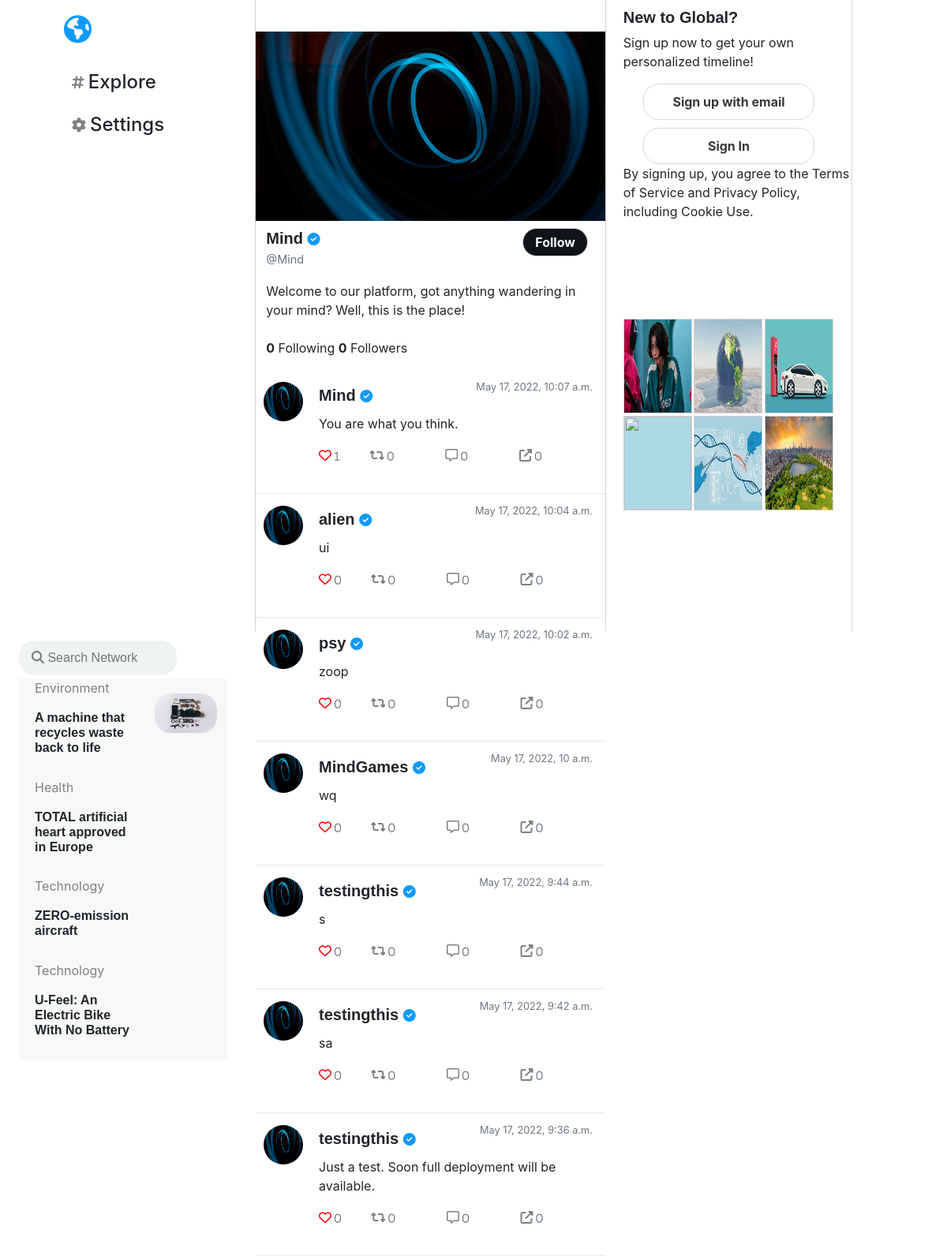
The app's page /welcome2 with its own data.
### network/models.py (models this page shows)
class Post(models.Model):
    user = models.ForeignKey(User, on_delete=models.CASCADE)
    text = models.CharField(max_length=160, default=None)
    post_date = models.DateTimeField(default=datetime.datetime.now)
    def __str__(self):
        return f"{self.user} to {self.text}"

class User(AbstractUser):
    profile_image = models.ImageField(null=True, blank=True, upload_to="images/")
    cover_image = models.ImageField(null=True, blank=True, upload_to="cover/",default="cover/jaguar.jpg")
    bio = models.CharField(max_length=100, blank=True,default='Hello, im new!')

### network/views.py (the view)
# urls.py: path("welcome2", views.welcome2, name="welcome2"),
def welcome2(request):
    posts = Post.objects.order_by('-post_date').all()
    print(f'Post are: {posts}')
    paginator = Paginator(posts, MAX_POSTS_PER_PAGE)
    page_number = request.GET.get('page')
    page_obj = paginator.get_page(page_number)
    for user in posts:
        x = user.user_id
        print(f'Value of x is {x}')
        profile_user = x
    total_following = Follower.objects.filter(follower=profile_user).count()
    total_followers = Follower.objects.filter(following=profile_user).count()
    return render(request, "network/welcome2.html",{
            'total_following': total_following,
            'total_followers': total_followers,
            'posts': page_obj})

### network/templates/network/welcome2.html (shortened to what this page needs)
{% extends "network/layout.html" %}
{% load static %}
{% block body %}
    <div>
        <div class="middleDiv"><img src="{% static 'network/15.jpg' %}"></div>
        <div class="infoDiv">
            <div>
            {% for post in posts %}
                {% if forloop.first %}
            <h5 id="h5" style="width:fit-content;padding-top:10px" class="card-title"><span>{{post.user.username}}</span> <i class="fas fa-check-circle"></i></h5>
            <p class="card-text" style="font-size:large;"><small class="text-muted">@{{post.user.username}}</small></p>
                {% endif %}
            {% endfor %}
        <article>Welcome to our platform, got anything wandering in your mind? Well, this is the place!</article>
        <br>
        <button  onclick="popup()" class="followBtn">Follow</button>
        <p><strong>{{total_following}}</strong> Following <strong>{{total_followers}}</strong> Followers</p>
            </div>
    </div>
    <div class="tweets">
        <div id="posts">
            {% for post in posts %}
        <div class="singlePost">
                <div class="profilePic">
                    <img class="picture"  src="{% static 'network/15.jpg' %}">
                </div>
            <div class="card">
                <div class="card-body" onclick="popup()">
                    <h5 style="width:fit-content;" class="card-title"><a href="#">{{post.user.username}}</a> <i class="fas fa-check-circle"></i></h5>
                <p style="  position: absolute;top: 8px; right: 16px;" class="card-text"><small class="text-muted">{{post.post_date}}</small></p>
                    <p class="card-text" id="post_text_{{post.id}}"> {{ post.text }}</p>
                    <p class="card-text">
                        <div data-id="{{post.id}}" style="margin-right:4%"
                            class="postIcons card-link {% if post.current_like > 0 %} fas {%else%} far {% endif %} fa-heart">&nbsp<small
                                class="text-muted">{{post.like_set.count}}</small>
                                </div>
                        <div data-id="{{post.id}}"
                            class="postIcons card-link fas fa-retweet">&nbsp<small
                                class="text-muted">0</small>
                                </div>
                            <div data-id="{{post.id}}"
                            class="postIcons card-link far fa-comment-alt">&nbsp<small
                                class="text-muted">0</small>
                                </div>
                            <div data-id="{{post.id}}"
                            class="postIcons card-link fas fa-external-link-alt">&nbsp<small
                                class="text-muted">0</small>
                                </div>
                    </p>
                </div>
            </div>
        </div>
            {% endfor %}
        </div>
            </div>
            </div>
        <div  id="welcomebtnz" >
        <div>
                <h5 class="leftSpace" style="margin-top:10px;">New to Global?</h5>
                <p class="leftSpace">Sign up now to get your own personalized timeline!</p>
                <a id="first" class="welcomeBtn btnz" onclick="register()">Sign up with email</a>
                <a id="second" onclick="login()" class="welcomeBtn btnz">Sign In</a>
                <p class="leftSpace">By signing up, you agree to the Terms of Service and Privacy Policy, including Cookie Use.</p>
        </div>
        <div class="rightDiv"  onclick="popup()">
                <div><img src="{% static 'network/1.jpg' %}"></div>
                <div><img src="{% static 'network/2.jpg' %}"></div>
                <div><img src="{% static 'network/3.jpg' %}"></div>
                <div><img src="{% static 'network/4.jpg' %}"></div>
                <div><img src="{% static 'network/5.jpg' %}"></div>
                <div><img src="{% static 'network/6.jpg' %}"></div>
        </div>
    </div>
</div>
{% load static %}
{% endblock %}

### network/static/network/styles.css (style rules this page uses)
.fa-heart { color: red !important; cursor: pointer; }
.welcomeBtn { display: block; font-size:large; font-weight: bold; text-align: center; max-width: 50%; border-radius: 20px; border:0.5px solid#D8D8D8; background-color: rgb(15,154,251); color: white; padding: 10px 30px; }
#second { background-color: white; color: rgb(15,154,251); }
#first { margin-bottom:10px; color: white; }
h5 { font-weight: bold; }
a { all: unset; }
.welcomeDiv > div { border-right: 1px solid lightgray; }
a:link { text-decoration: none; }
.rightDiv { background-color: 2px solid salmon; display: grid; grid-template-columns: 30% 30% 30%; grid-template-rows: 120px 120px; grid-gap: 1%; margin-left: 7%; margin-top: 40%; border-radius:20px; }
.rightDiv > div { border:1px solid lightgray; background-color: lightblue; }
.btnz { color:rgb(56,56,56) !important; background-color: white; margin: 0 auto; font-size: medium; }
img { height: 100%; width: 100%; }
.leftSpace { margin-left: 7%; }
.middleDiv { margin-top:40px; background-color:rgb(15,154,251); height: 30%; }
h5 { text-align: left; font-weight: bolder; font-family:Verdana, sans-serif; }
.fa-check-circle { color:rgb(15,154,251); font-size: medium; }
.infoDiv { height: auto; position: relative; }
.infoDiv > div { margin-left:3%; }
.tweets { height:auto; }
.profilePic { margin-top: 15px; margin-left: 10px; float: left; max-width: 25%; height: fit-content; }
.picture { margin:0 auto; height: 50px; width: 50px; border-radius: 50%; }
.card { height:fit-content; border:hidden; }
.singlePost { border-bottom: 1px solid rgb(232,232,232); }
.followBtn { position: absolute; top:0; right:0; display: block; font-size:medium; font-weight: bold; text-align: center; border-radius: 20px; border:0.5px solid#D8D8D8; background-color: rgb(15,20,25); color: white; padding: 5px 15px; margin-right: 5%; margin-top:2%; }
#h5 { margin-bottom: 0px; }
.postIcons { margin-right: 12%; font-size: medium; color: gray; }

### records on screen
Post: user.username "Mind", post_date "May 17, 2022, 10:07 a.m.", text "You are what you think.", like_set.count "1"
Post: user.username "alien", post_date "May 17, 2022, 10:04 a.m.", text "ui", like_set.count "0"
Post: user.username "psy", post_date "May 17, 2022, 10:02 a.m.", text "zoop", like_set.count "0"
Post: user.username "MindGames", post_date "May 17, 2022, 10 a.m.", text "wq", like_set.count "0"
Post: user.username "testingthis", post_date "May 17, 2022, 9:44 a.m.", text "s", like_set.count "0"
Post: user.username "testingthis", post_date "May 17, 2022, 9:42 a.m.", text "sa", like_set.count "0"
Post: user.username "testingthis", post_date "May 17, 2022, 9:36 a.m.", text "Just a test. Soon full deployment will be available.", like_set.count "0"

### other values on screen
{{ total_following }} "0"
{{ total_followers }} "0"
